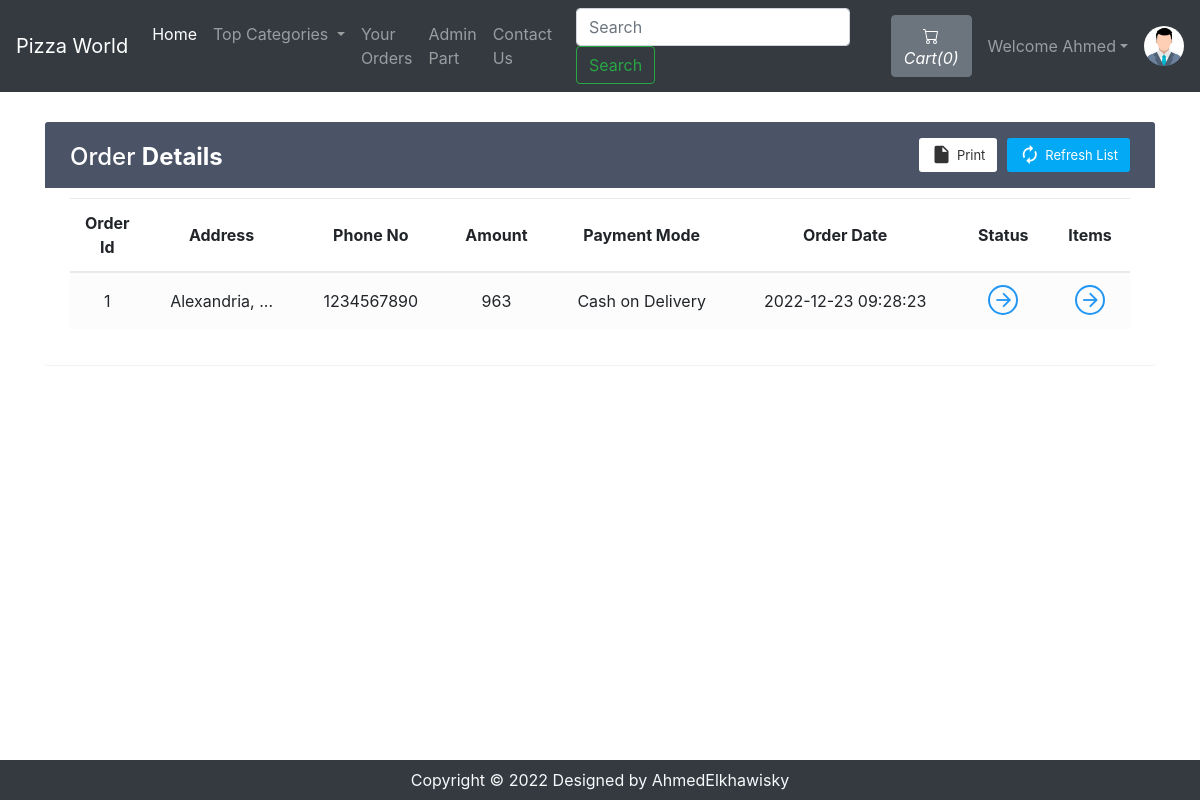
Screenshot of /viewOrder.php (signed in) with the database file from the repository.
### tables this page shows
CREATE TABLE `sitedetail` (
  `tempId` int(11) NOT NULL,
  `systemName` varchar(21) NOT NULL,
  `email` varchar(35) NOT NULL,
  `contact1` bigint(21) NOT NULL,
  `contact2` bigint(21) DEFAULT NULL COMMENT 'Optional',
  `address` text NOT NULL,
  `dateTime` datetime NOT NULL DEFAULT current_timestamp()
);

CREATE TABLE `orders` (
  `orderId` int(21) NOT NULL,
  `userId` int(21) NOT NULL,
  `address` varchar(255) NOT NULL,
  `zipCode` int(21) NOT NULL,
  `phoneNo` bigint(21) NOT NULL,
  `amount` int(200) NOT NULL,
  `paymentMode` enum('0','1') NOT NULL DEFAULT '0' COMMENT '0=cash on delivery, \r\n1=online ',
  `orderStatus` enum('0','1','2','3','4','5','6') NOT NULL DEFAULT '0' COMMENT '0=Order Placed.\r\n1=Order Confirmed.\r\n2=Preparing your Order.\r\n3=Your order is on the way!\r\n4=Order Delivered.\r\n5=Order Denied.\r\n6=Order Cancelled.',
  `orderDate` datetime NOT NULL DEFAULT current_timestamp()
);

### viewOrder.php (shortened to what this page needs)
<!doctype html>
<html lang="en">
<head>
    <link rel="stylesheet" href="https://stackpath.bootstrapcdn.com/bootstrap/4.5.0/css/bootstrap.min.css">
    <link rel="stylesheet" href="https://use.fontawesome.com/releases/v5.7.2/css/all.css">
</head>
<body>
    <?php include 'partials/_dbconnect.php';?>
    <?php include 'partials/_nav.php';?>
    <?php
    if($loggedin){
    ?>
    <div class="container">
        <div class="table-wrapper" id="empty">
            <div class="table-title">
                <div class="row">
                    <div class="col-sm-4">
                        <h2>Order <b>Details</b></h2>
                    </div>
                    <div class="col-sm-8">
                        <a href="" class="btn btn-primary"><i class="material-icons">&#xE863;</i> <span>Refresh List</span></a>
                        <a href="#" onclick="window.print()" class="btn btn-info"><i class="material-icons">&#xE24D;</i> <span>Print</span></a>
                    </div>
                </div>
            </div>
            <table class="table table-striped table-hover text-center">
                <thead>
                    <tr>
                        <th>Order Id</th>
                        <th>Address</th>
                        <th>Phone No</th>
                        <th>Amount</th>
                        <th>Payment Mode</th>
                        <th>Order Date</th>
                        <th>Status</th>
                        <th>Items</th>
                    </tr>
                </thead>
                <tbody>
                    <?php
                        $sql = "SELECT * FROM `orders` WHERE `userId`= $userId";
                        $result = mysqli_query($conn, $sql);
                        while($row = mysqli_fetch_assoc($result)){
                            $orderId = $row['orderId'];
                            $address = $row['address'];
                            $phoneNo = $row['phoneNo'];
                            $amount = $row['amount'];
                            $orderDate = $row['orderDate'];
                            $paymentMode = $row['paymentMode'];
                            if($paymentMode == 0) {
                                $paymentMode = "Cash on Delivery";
                            }
                            else {
                                $paymentMode = "Online";
                            }
                            echo '<tr>
                                    <td>' . $orderId . '</td>
                                    <td>' . substr($address, 0, 20) . '...</td>
                                    <td>' . $phoneNo . '</td>
                                    <td>' . $amount . '</td>
                                    <td>' . $paymentMode . '</td>
                                    <td>' . $orderDate . '</td>
                                    <td><a href="#" data-toggle="modal" data-target="#orderStatus' . $orderId . '" class="view"><i class="material-icons">&#xE5C8;</i></a></td>
                                    <td><a href="#" data-toggle="modal" data-target="#orderItem' . $orderId . '" class="view" title="View Details"><i class="material-icons">&#xE5C8;</i></a></td>
                                </tr>';
                        }
                            ?>
                </tbody>
            </table>
        </div>
    </div>
    <?php
    }
    else {
        echo '<div class="container" style="min-height : 610px;">
        <div class="alert alert-info my-3">
            <font style="font-size:22px"><center>Check your Order. You need to <strong><a class="alert-link" data-toggle="modal" data-target="#loginModal">Login</a></strong></center></font>
        </div></div>';
    }
    ?>
    <?php
    require 'partials/_footer.php';?>
  </body>
</html>

### partials/_nav.php (shortened to what this page needs)
<?php
if(isset($_SESSION['loggedin']) && $_SESSION['loggedin']==true){
  $loggedin= true;
  $userId = $_SESSION['userId'];
  $username = $_SESSION['username'];
}
else{
  $loggedin = false;
  $userId = 0;
}
$sql = "SELECT * FROM `sitedetail`";
$result = mysqli_query($conn, $sql);
$row = mysqli_fetch_assoc($result);
$systemName = $row['systemName'];
echo '<nav class="navbar navbar-expand-lg navbar-dark bg-dark">
      <a class="navbar-brand" href="index.php">'.$systemName.'</a>
      <button class="navbar-toggler" type="button" data-toggle="collapse" data-target="#navbarSupportedContent" aria-controls="navbarSupportedContent" aria-expanded="false" aria-label="Toggle navigation">
        <span class="navbar-toggler-icon"></span>
      </button>
      <div class="collapse navbar-collapse" id="navbarSupportedContent">
        <ul class="navbar-nav mr-auto">
          <li class="nav-item active">
            <a class="nav-link" href="index.php">Home <span class="sr-only">(current)</span></a>
          </li>
          <li class="nav-item dropdown">
            <a class="nav-link dropdown-toggle" href="#" id="navbarDropdown" role="button" data-toggle="dropdown" aria-haspopup="true" aria-expanded="false">
              Top Categories
            </a>
            <div class="dropdown-menu" aria-labelledby="navbarDropdown">';
            echo '</div>
          </li>
          <li class="nav-item">
            <a class="nav-link" href="viewOrder.php">Your Orders</a>
          </li>
          <li class="nav-item">
            <a class="nav-link" href="../OnlinePizzaDelivery/admin/login.php"target="_blank">Admin Part</a>
          </li>
          <li class="nav-item">
            <a class="nav-link" href="contact.php">Contact Us</a>
          </li>
        </ul>
        <form method="get" action="/OnlinePizzaDelivery/search.php" class="form-inline my-2 my-lg-0 mx-3">
          <input class="form-control mr-sm-2" type="search" name="search" id="search" placeholder="Search" aria-label="Search" required>
          <button class="btn btn-outline-success my-2 my-sm-0" type="submit">Search</button>
        </form>';
        $countsql = "SELECT SUM(`itemQuantity`) FROM `viewcart` WHERE `userId`=$userId";
        $countresult = mysqli_query($conn, $countsql);
        $countrow = mysqli_fetch_assoc($countresult);
        $count = $countrow['SUM(`itemQuantity`)'];
        if(!$count) {
          $count = 0;
        }
        echo '<a href="viewCart.php"><button type="button" class="btn btn-secondary mx-2" title="MyCart">
          <svg xmlns="img/cart.svg" width="16" height="16" fill="currentColor" class="bi bi-cart" viewBox="0 0 16 16">
            <path d="M0 1.5A.5.5 0 0 1 .5 1H2a.5.5 0 0 1 .485.379L2.89 3H14.5a.5.5 0 0 1 .491.592l-1.5 8A.5.5 0 0 1 13 12H4a.5.5 0 0 1-.491-.408L2.01 3.607 1.61 2H.5a.5.5 0 0 1-.5-.5zM3.102 4l1.313 7h8.17l1.313-7H3.102zM5 12a2 2 0 1 0 0 4 2 2 0 0 0 0-4zm7 0a2 2 0 1 0 0 4 2 2 0 0 0 0-4zm-7 1a1 1 0 1 1 0 2 1 1 0 0 1 0-2zm7 0a1 1 0 1 1 0 2 1 1 0 0 1 0-2z"/>
          </svg>
          <i class="bi bi-cart">Cart(' .$count. ')</i>
        </button></a>';
        if($loggedin){
          echo '<ul class="navbar-nav mr-2">
            <li class="nav-item dropdown">
              <a class="nav-link dropdown-toggle" href="#" id="navbarDropdown" role="button" data-toggle="dropdown"> Welcome ' .$username. '</a>
              <div class="dropdown-menu" aria-labelledby="navbarDropdown">
                <a class="dropdown-item" href="partials/_logout.php">Logout</a>
              </div>
            </li>
          </ul>
          <div class="text-center image-size-small position-relative">
            <a href="viewProfile.php"><img src="img/person-' .$userId. '.jpg" class="rounded-circle" onError="this.src = \'img/profilePic.jpg\'" style="width:40px; height:40px"></a>
          </div>';
        }
        else {
          echo '
          <button type="button" class="btn btn-success mx-2"  data-toggle="modal" data-target="#loginModal">Login</button>
          <button type="button" class="btn btn-success mx-2"  data-toggle="modal" data-target="#signupModal">SignUp</button>';
        }
  echo '</div>
    </nav>';
?>

### viewOrder.php (style rules this page uses)
.table-wrapper { background: #fff; padding: 20px 25px; margin: 30px auto; border-radius: 3px; box-shadow: 0 1px 1px rgba(0,0,0,.05); }
.table-wrapper .btn { float: right; color: #333; background-color: #fff; border-radius: 3px; border: none; outline: none !important; margin-left: 10px; }
.table-wrapper .btn.btn-primary { color: #fff; background: #03A9F4; }
.table-title .btn { font-size: 13px; border: none; }
.table-title .btn i { float: left; font-size: 21px; margin-right: 5px; }
.table-title .btn span { float: left; margin-top: 2px; }
.table-title { color: #fff; background: #4b5366; padding: 16px 25px; margin: -20px -25px 10px; border-radius: 3px 3px 0 0; }
.table-title h2 { margin: 5px 0 0; font-size: 24px; }
table.table tr th, table.table tr td { border-color: #e9e9e9; padding: 12px 15px; vertical-align: middle; }
table.table tr th:first-child { width: 60px; }
table.table tr th:last-child { width: 80px; }
table.table-striped tbody tr:nth-of-type(odd) { background-color: #fcfcfc; }
table.table td a { font-weight: bold; color: #566787; display: inline-block; text-decoration: none; }
table.table td a.view { width: 30px; height: 30px; color: #2196F3; border: 2px solid; border-radius: 30px; text-align: center; }
table.table td a.view i { font-size: 22px; margin: 2px 0 0 1px; }
table { counter-reset: section; }

### rows the page displays
sitedetail: systemName "Pizza World"
orders: orderId "1", address "Alexandria,", phoneNo "1234567890", amount "963", paymentMode "Cash on Delivery", orderDate "2022-12-23 09:28:23"

### other values shown
$count "0"
$username "Ahmed"
